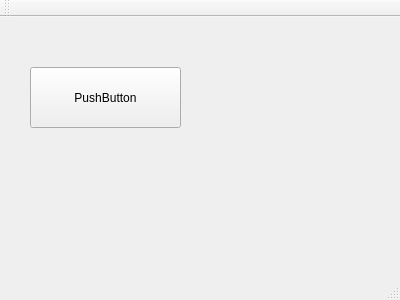
<?xml version="1.0" encoding="UTF-8"?>
<ui version="4.0">
 <class>MainWindow</class>
 <widget class="QMainWindow" name="MainWindow">
  <property name="geometry">
   <rect>
    <x>0</x>
    <y>0</y>
    <width>400</width>
    <height>300</height>
   </rect>
  </property>
  <property name="windowTitle">
   <string>MainWindow</string>
  </property>
  <widget class="QWidget" name="centralWidget">
   <widget class="QPushButton" name="pushButton">
    <property name="geometry">
     <rect>
      <x>30</x>
      <y>50</y>
      <width>151</width>
      <height>61</height>
     </rect>
    </property>
    <property name="text">
     <string>PushButton</string>
    </property>
   </widget>
  </widget>
  <widget class="QMenuBar" name="menuBar">
   <property name="geometry">
    <rect>
     <x>0</x>
     <y>0</y>
     <width>400</width>
     <height>17</height>
    </rect>
   </property>
  </widget>
  <widget class="QToolBar" name="mainToolBar">
   <attribute name="toolBarArea">
    <enum>TopToolBarArea</enum>
   </attribute>
   <attribute name="toolBarBreak">
    <bool>false</bool>
   </attribute>
  </widget>
  <widget class="QStatusBar" name="statusBar"/>
 </widget>
 <layoutdefault spacing="6" margin="11"/>
 <resources/>
 <connections/>
</ui>
